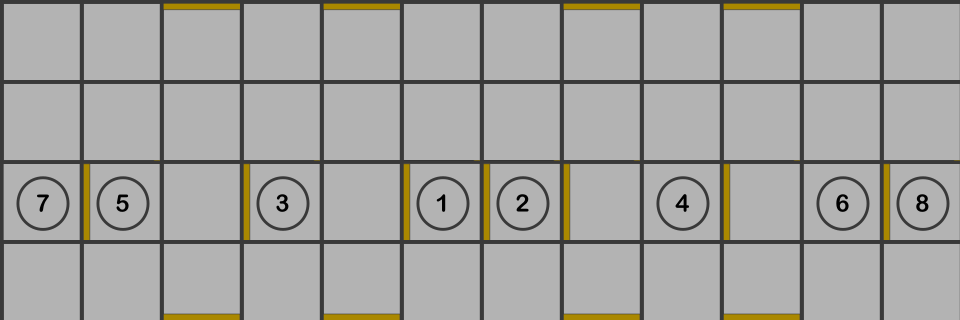

Rendered tile map (Tiled .tmx) drawn with the repository's tilesets; below, a short description and the map source with its tile grids summarised:
An orthogonal 12x4 tile map with 80x80 px tiles, 7 tile layers (board, westWalls, southWalls, eastWalls, ...).

<map version="1.2" tiledversion="1.2.3" orientation="orthogonal" renderorder="right-down" width="12" height="4" tilewidth="80" tileheight="80" infinite="0" nextlayerid="8" nextobjectid="1">
 <tileset firstgid="1" source="tileProperties.tsx" />
 <layer id="1" name="board" width="12" height="4">
  <data>[48 cells, 48 non-empty, 9 distinct tile ids]</data>
 </layer>
 <layer id="2" name="westWalls" width="12" height="4">
  <data>[48 cells, 11 non-empty, 2 distinct tile ids]</data>
 </layer>
 <layer id="3" name="southWalls" width="12" height="4">
  <data>[48 cells, 4 non-empty, 1 distinct tile ids]</data>
 </layer>
 <layer id="4" name="eastWalls" width="12" height="4">
  <data>[48 cells, 0 non-empty, 0 distinct tile ids]</data>
 </layer>
 <layer id="5" name="northWalls" width="12" height="4">
  <data>[48 cells, 0 non-empty, 0 distinct tile ids]</data>
 </layer>
 <layer id="6" name="lasers" width="12" height="4">
  <data>[48 cells, 0 non-empty, 0 distinct tile ids]</data>
 </layer>
 <layer id="7" name="robot" width="12" height="4">
  <data>[48 cells, 0 non-empty, 0 distinct tile ids]</data>
 </layer>
</map>
